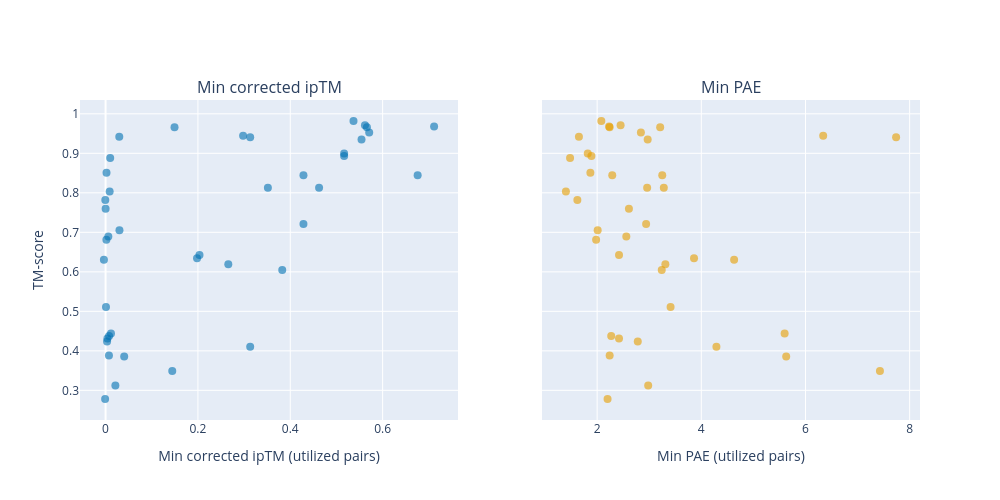

The code cell stored with this chart in its notebook:
### Code cell
from plotly.subplots import make_subplots
import plotly.graph_objects as go

pdf = (
    plot_df
    .with_columns(pl.col("chain_pair_pae_min").list.min().alias("min_pae"))
    .to_pandas()
)

fig = make_subplots(rows=1, cols=2, shared_yaxes=True,
                    subplot_titles=["Min corrected ipTM", "Min PAE"])

common = dict(mode="markers", marker=dict(size=8, opacity=0.6),
              text=pdf["complex_ac"], hovertemplate="%{text}<extra></extra>")

fig.add_trace(go.Scatter(x=pdf["min_iptm_corrected"], y=pdf["usalign_cpx_tm_score"],
                         marker_color="#0072B2", **common), row=1, col=1)

fig.add_trace(go.Scatter(x=pdf["min_pae"], y=pdf["usalign_cpx_tm_score"],
                         marker_color="#E69F00", **common), row=1, col=2)

fig.update_xaxes(title_text="Min corrected ipTM (utilized pairs)", row=1, col=1)
fig.update_xaxes(title_text="Min PAE (utilized pairs)", row=1, col=2)
fig.update_yaxes(title_text="TM-score", row=1, col=1)
fig.update_layout(width=1000, height=500, showlegend=False)
fig.show()

### Figure 1 — Plotly figure (JSON) as saved in the notebook; plotly's stock layout.template omitted (floating-point values rounded to 4 significant figures)
{"data": [{"hovertemplate": "%{text}<extra></extra>", "marker": {"color": "#0072B2", "opacity": 0.6, "size": 8}, "mode": "markers", "text": ["CPX-2110", "CPX-3087", "CPX-1639", "CPX-940", "CPX-1792", "CPX-1677", "CPX-1810", "CPX-781", "CPX-45", "CPX-1660", "CPX-565", "CPX-1664", "CPX-599", "CPX-416", "CPX-112", "CPX-1890", "CPX-21", "CPX-1649", "CPX-1648", "CPX-1623", "CPX-2800", "CPX-1853", "CPX-3172", "CPX-2946", "CPX-44", "CPX-1939", "CPX-1807", "CPX-2566", "CPX-3284", "CPX-1836", "CPX-1638", "CPX-784", "CPX-2660", "CPX-768", "CPX-1706", "CPX-1186", "CPX-545", "CPX-1710", "CPX-2101", "CPX-2662", "CPX-548"], "type": "scatter", "x": [0.003263, 0.5709, 0.5166, 0.0008963, -0.000578, 0.01175, 0.001788, 0.7115, 0.3132, 0.5543, 0.5617, 0.02971, 0.0301, 0.566, 0.3132, 0.00732, 0.3826, 0.4624, 0.0001269, -0.003601, 0.3515, 0.007582, 0.005992, 0.1981, 0.1493, -0.0009933, 0.4286, 0.2979, 0.003985, 0.2034, 0.5166, 0.1444, 0.00887, 0.002059, 0.04037, 0.2658, 0.4286, 0.6758, 0.5369, 0.009994, 0.02125], "xaxis": "x", "y": [0.4234, 0.9526, 0.8993, 0.511, 0.782, 0.4437, 0.6812, 0.968, 0.9408, 0.9348, 0.9713, 0.942, 0.7053, 0.966, 0.4102, 0.3882, 0.6047, 0.8129, 0.7597, 0.6309, 0.8131, 0.4379, 0.6894, 0.6346, 0.966, 0.2781, 0.7214, 0.9443, 0.4313, 0.6424, 0.8929, 0.3493, 0.8032, 0.851, 0.3856, 0.619, 0.8448, 0.8445, 0.9818, 0.8881, 0.3123], "yaxis": "y"}, {"hovertemplate": "%{text}<extra></extra>", "marker": {"color": "#E69F00", "opacity": 0.6, "size": 8}, "mode": "markers", "text": ["CPX-2110", "CPX-3087", "CPX-1639", "CPX-940", "CPX-1792", "CPX-1677", "CPX-1810", "CPX-781", "CPX-45", "CPX-1660", "CPX-565", "CPX-1664", "CPX-599", "CPX-416", "CPX-112", "CPX-1890", "CPX-21", "CPX-1649", "CPX-1648", "CPX-1623", "CPX-2800", "CPX-1853", "CPX-3172", "CPX-2946", "CPX-44", "CPX-1939", "CPX-1807", "CPX-2566", "CPX-3284", "CPX-1836", "CPX-1638", "CPX-784", "CPX-2660", "CPX-768", "CPX-1706", "CPX-1186", "CPX-545", "CPX-1710", "CPX-2101", "CPX-2662", "CPX-548"], "type": "scatter", "x": [2.78, 2.84, 1.82, 3.41, 1.62, 5.6, 1.98, 2.23, 7.74, 2.97, 2.45, 1.65, 2.01, 2.24, 4.29, 2.24, 3.24, 2.96, 2.61, 4.63, 3.28, 2.27, 2.56, 3.86, 3.21, 2.2, 2.94, 6.34, 2.42, 2.42, 1.89, 7.43, 1.4, 1.87, 5.63, 3.31, 3.25, 2.29, 2.08, 1.48, 2.98], "xaxis": "x2", "y": [0.4234, 0.9526, 0.8993, 0.511, 0.782, 0.4437, 0.6812, 0.968, 0.9408, 0.9348, 0.9713, 0.942, 0.7053, 0.966, 0.4102, 0.3882, 0.6047, 0.8129, 0.7597, 0.6309, 0.8131, 0.4379, 0.6894, 0.6346, 0.966, 0.2781, 0.7214, 0.9443, 0.4313, 0.6424, 0.8929, 0.3493, 0.8032, 0.851, 0.3856, 0.619, 0.8448, 0.8445, 0.9818, 0.8881, 0.3123], "yaxis": "y2"}], "layout": {"annotations": [{"font": {"size": 16}, "showarrow": false, "text": "Min corrected ipTM", "x": 0.225, "xanchor": "center", "xref": "paper", "y": 1, "yanchor": "bottom", "yref": "paper"}, {"font": {"size": 16}, "showarrow": false, "text": "Min PAE", "x": 0.775, "xanchor": "center", "xref": "paper", "y": 1, "yanchor": "bottom", "yref": "paper"}], "height": 500, "showlegend": false, "width": 1000, "xaxis": {"anchor": "y", "domain": [0, 0.45], "title": {"text": "Min corrected ipTM (utilized pairs)"}}, "xaxis2": {"anchor": "y2", "domain": [0.55, 1], "title": {"text": "Min PAE (utilized pairs)"}}, "yaxis": {"anchor": "x", "domain": [0, 1], "title": {"text": "TM-score"}}, "yaxis2": {"anchor": "x2", "domain": [0, 1], "matches": "y", "showticklabels": false}}}
